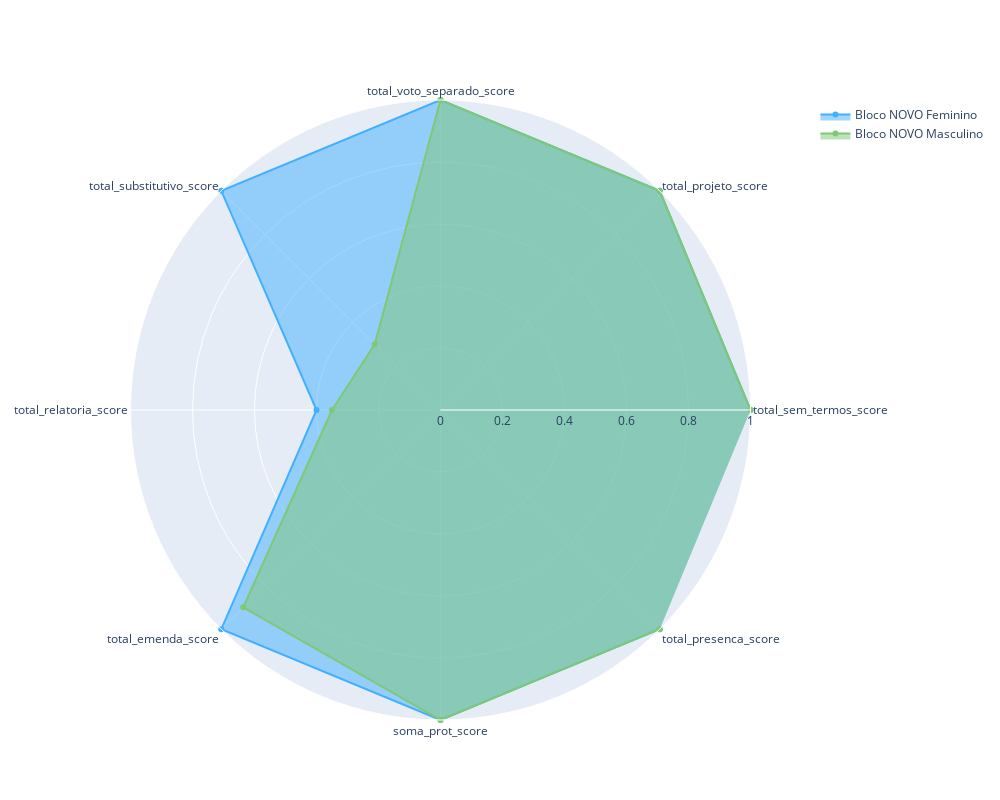

The notebook cell this image was saved under:
### Code cell
# Novo
bloco_novo = indicadores[indicadores['bloco'] == 'NOVO']
bloco_novo_sexo = bloco_novo.groupby(['sexo']).mean().reset_index()

categories = ['total_sem_termos_score','total_projeto_score','total_voto_separado_score','total_substitutivo_score','total_relatoria_score','total_emenda_score','soma_prot_score','total_presenca_score']

color_map = {
    'Masculino': '#7EC876',
    'Feminino': '#42B0FF'
}

fig = go.Figure()

# Adicionar traces ao gráfico para cada combinação de bloco e sexo
for (sexo), group in bloco_novo_sexo.groupby(['sexo']):
    fig.add_trace(go.Scatterpolar(
        r=group[categories].values.flatten().tolist(),
        theta=categories,
        fill='toself',
        name=f'Bloco NOVO {sexo}',
        line_color=color_map[sexo],
    ))

# Customização do gráfico
fig.update_layout(
    polar=dict(
        radialaxis=dict(
            visible=True,
            range=[0, 1]  # ajuste conforme necessário
        )),
    showlegend=True,
    width=1000,  # Largura da figura
    height=800  # Altura da figura
)

# Salvando o gráfico
fig.show()

### Figure 1 — Plotly figure (JSON) as saved in the notebook; plotly's stock layout.template omitted (floating-point values rounded to 4 significant figures)
{"data": [{"fill": "toself", "line": {"color": "#42B0FF"}, "name": "Bloco NOVO Feminino", "r": [1, 1, 1, 1, 0.4, 1, 1, 1], "theta": ["total_sem_termos_score", "total_projeto_score", "total_voto_separado_score", "total_substitutivo_score", "total_relatoria_score", "total_emenda_score", "soma_prot_score", "total_presenca_score"], "type": "scatterpolar"}, {"fill": "toself", "line": {"color": "#7EC876"}, "name": "Bloco NOVO Masculino", "r": [1, 1, 1, 0.3, 0.35, 0.9, 1, 1], "theta": ["total_sem_termos_score", "total_projeto_score", "total_voto_separado_score", "total_substitutivo_score", "total_relatoria_score", "total_emenda_score", "soma_prot_score", "total_presenca_score"], "type": "scatterpolar"}], "layout": {"height": 800, "polar": {"angularaxis": {"type": "category"}, "radialaxis": {"autorange": false, "range": [0, 1], "type": "linear", "visible": true}}, "showlegend": true, "width": 1000}}
